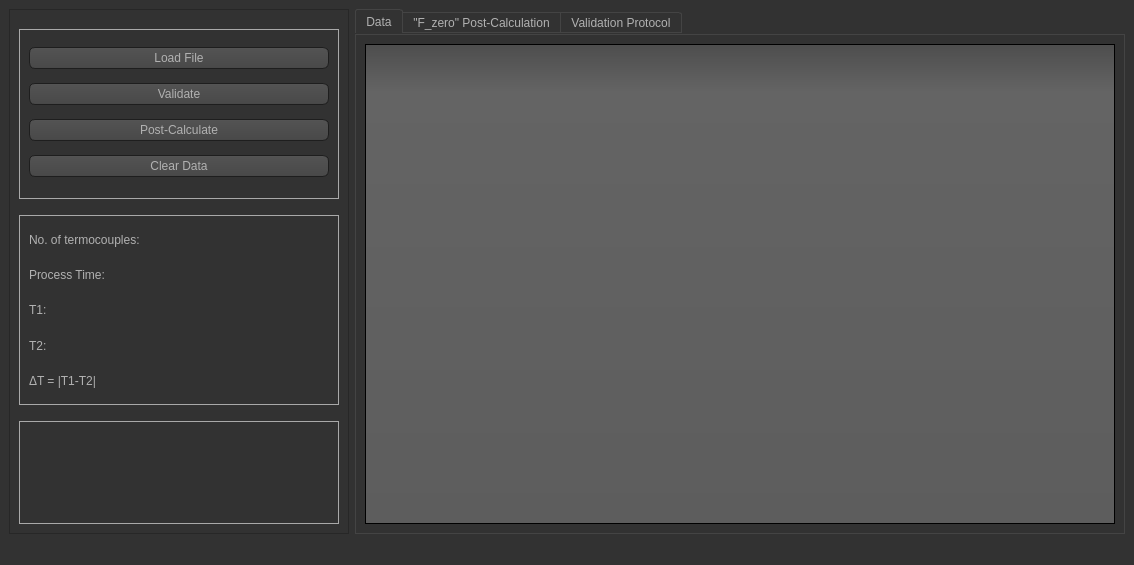
<?xml version="1.0" encoding="UTF-8"?>
<ui version="4.0">
 <class>MainWindow</class>
 <widget class="QMainWindow" name="MainWindow">
  <property name="geometry">
   <rect>
    <x>0</x>
    <y>0</y>
    <width>1134</width>
    <height>565</height>
   </rect>
  </property>
  <property name="windowTitle">
   <string>Minimum Viable Product (testing)</string>
  </property>
  <property name="windowIcon">
   <iconset theme="lab">
    <normaloff>laboratory.ico</normaloff>laboratory.ico</iconset>
  </property>
  <property name="styleSheet">
   <string notr="true">QToolTip
{
     border: 1px solid black;
     background-color: #ffa02f;
     padding: 1px;
     border-radius: 3px;
     opacity: 100;
}

QWidget
{
    color: #b1b1b1;
    background-color: #323232;
}

QTreeView, QListView
{
    background-color: silver;
    margin-left: 5px;
}

QWidget:item:hover
{
    background-color: QLinearGradient( x1: 0, y1: 0, x2: 0, y2: 1, stop: 0 #ffa02f, stop: 1 #ca0619);
    color: #000000;
}

QWidget:item:selected
{
    background-color: QLinearGradient( x1: 0, y1: 0, x2: 0, y2: 1, stop: 0 #ffa02f, stop: 1 #d7801a);
}

QMenuBar::item
{
    background: transparent;
}

QMenuBar::item:selected
{
    background: transparent;
    border: 1px solid #ffaa00;
}

QMenuBar::item:pressed
{
    background: #444;
    border: 1px solid #000;
    background-color: QLinearGradient(
        x1:0, y1:0,
        x2:0, y2:1,
        stop:1 #212121,
        stop:0.4 #343434/*,
        stop:0.2 #343434,
        stop:0.1 #ffaa00*/
    );
    margin-bottom:-1px;
    padding-bottom:1px;
}

QMenu
{
    border: 1px solid #000;
}

QMenu::item
{
    padding: 2px 20px 2px 20px;
}

QMenu::item:selected
{
    color: #000000;
}

QWidget:disabled
{
    color: #808080;
    background-color: #323232;
}

QAbstractItemView
{
    background-color: QLinearGradient( x1: 0, y1: 0, x2: 0, y2: 1, stop: 0 #4d4d4d, stop: 0.1 #646464, stop: 1 #5d5d5d);
}

QWidget:focus
{
    /*border: 1px solid darkgray;*/
}

QLineEdit
{
    background-color: QLinearGradient( x1: 0, y1: 0, x2: 0, y2: 1, stop: 0 #4d4d4d, stop: 0 #646464, stop: 1 #5d5d5d);
    padding: 1px;
    border-style: solid;
    border: 1px solid #1e1e1e;
    border-radius: 5;
}

QPushButton
{
    color: #b1b1b1;
    background-color: QLinearGradient( x1: 0, y1: 0, x2: 0, y2: 1, stop: 0 #565656, stop: 0.1 #525252, stop: 0.5 #4e4e4e, stop: 0.9 #4a4a4a, stop: 1 #464646);
    border-width: 1px;
    border-color: #1e1e1e;
    border-style: solid;
    border-radius: 6;
    padding: 3px;
    font-size: 12px;
    padding-left: 5px;
    padding-right: 5px;
    min-width: 40px;
}

QPushButton:pressed
{
    background-color: QLinearGradient( x1: 0, y1: 0, x2: 0, y2: 1, stop: 0 #2d2d2d, stop: 0.1 #2b2b2b, stop: 0.5 #292929, stop: 0.9 #282828, stop: 1 #252525);
}

QComboBox
{
    selection-background-color: #ffaa00;
    background-color: QLinearGradient( x1: 0, y1: 0, x2: 0, y2: 1, stop: 0 #565656, stop: 0.1 #525252, stop: 0.5 #4e4e4e, stop: 0.9 #4a4a4a, stop: 1 #464646);
    border-style: solid;
    border: 1px solid #1e1e1e;
    border-radius: 5;
}

QComboBox:hover,QPushButton:hover
{
    border: 2px solid QLinearGradient( x1: 0, y1: 0, x2: 0, y2: 1, stop: 0 #ffa02f, stop: 1 #d7801a);
}


QComboBox:on
{
    padding-top: 3px;
    padding-left: 4px;
    background-color: QLinearGradient( x1: 0, y1: 0, x2: 0, y2: 1, stop: 0 #2d2d2d, stop: 0.1 #2b2b2b, stop: 0.5 #292929, stop: 0.9 #282828, stop: 1 #252525);
    selection-background-color: #ffaa00;
}

QComboBox QAbstractItemView
{
    border: 2px solid darkgray;
    selection-background-color: QLinearGradient( x1: 0, y1: 0, x2: 0, y2: 1, stop: 0 #ffa02f, stop: 1 #d7801a);
}

QComboBox::drop-down
{
     subcontrol-origin: padding;
     subcontrol-position: top right;
     width: 15px;

     border-left-width: 0px;
     border-left-color: darkgray;
     border-left-style: solid; /* just a single line */
     border-top-right-radius: 3px; /* same radius as the QComboBox */
     border-bottom-right-radius: 3px;
 }

QComboBox::down-arrow
{
     image: url(:/dark_orange/img/down_arrow.png);
}

QGroupBox
{
    border: 1px solid darkgray;
    margin-top: 10px;
}

QGroupBox:focus
{
    border: 1px solid darkgray;
}

QTextEdit:focus
{
    border: 1px solid darkgray;
}

QScrollBar:horizontal {
     border: 1px solid #222222;
     background: QLinearGradient( x1: 0, y1: 0, x2: 0, y2: 1, stop: 0.0 #121212, stop: 0.2 #282828, stop: 1 #484848);
     height: 7px;
     margin: 0px 16px 0 16px;
}

QScrollBar::handle:horizontal
{
      background: QLinearGradient( x1: 0, y1: 0, x2: 1, y2: 0, stop: 0 #ffa02f, stop: 0.5 #d7801a, stop: 1 #ffa02f);
      min-height: 20px;
      border-radius: 2px;
}

QScrollBar::add-line:horizontal {
      border: 1px solid #1b1b19;
      border-radius: 2px;
      background: QLinearGradient( x1: 0, y1: 0, x2: 1, y2: 0, stop: 0 #ffa02f, stop: 1 #d7801a);
      width: 14px;
      subcontrol-position: right;
      subcontrol-origin: margin;
}

QScrollBar::sub-line:horizontal {
      border: 1px solid #1b1b19;
      border-radius: 2px;
      background: QLinearGradient( x1: 0, y1: 0, x2: 1, y2: 0, stop: 0 #ffa02f, stop: 1 #d7801a);
      width: 14px;
     subcontrol-position: left;
     subcontrol-origin: margin;
}

QScrollBar::right-arrow:horizontal, QScrollBar::left-arrow:horizontal
{
      border: 1px solid black;
      width: 1px;
      height: 1px;
      background: white;
}

QScrollBar::add-page:horizontal, QScrollBar::sub-page:horizontal
{
      background: none;
}

QScrollBar:vertical
{
      background: QLinearGradient( x1: 0, y1: 0, x2: 1, y2: 0, stop: 0.0 #121212, stop: 0.2 #282828, stop: 1 #484848);
      width: 7px;
      margin: 16px 0 16px 0;
      border: 1px solid #222222;
}

QScrollBar::handle:vertical
{
      background: QLinearGradient( x1: 0, y1: 0, x2: 0, y2: 1, stop: 0 #ffa02f, stop: 0.5 #d7801a, stop: 1 #ffa02f);
      min-height: 20px;
      border-radius: 2px;
}

QScrollBar::add-line:vertical
{
      border: 1px solid #1b1b19;
      border-radius: 2px;
      background: QLinearGradient( x1: 0, y1: 0, x2: 0, y2: 1, stop: 0 #ffa02f, stop: 1 #d7801a);
      height: 14px;
      subcontrol-position: bottom;
      subcontrol-origin: margin;
}

QScrollBar::sub-line:vertical
{
      border: 1px solid #1b1b19;
      border-radius: 2px;
      background: QLinearGradient( x1: 0, y1: 0, x2: 0, y2: 1, stop: 0 #d7801a, stop: 1 #ffa02f);
      height: 14px;
      subcontrol-position: top;
      subcontrol-origin: margin;
}

QScrollBar::up-arrow:vertical, QScrollBar::down-arrow:vertical
{
      border: 1px solid black;
      width: 1px;
      height: 1px;
      background: white;
}


QScrollBar::add-page:vertical, QScrollBar::sub-page:vertical
{
      background: none;
}

QTextEdit
{
    background-color: #242424;
}

QPlainTextEdit
{
    background-color: #242424;
}

QHeaderView::section
{
    background-color: QLinearGradient(x1:0, y1:0, x2:0, y2:1, stop:0 #616161, stop: 0.5 #505050, stop: 0.6 #434343, stop:1 #656565);
    color: white;
    padding-left: 4px;
    border: 1px solid #6c6c6c;
}

QCheckBox:disabled
{
color: #414141;
}

QDockWidget::title
{
    text-align: center;
    spacing: 3px; /* spacing between items in the tool bar */
    background-color: QLinearGradient(x1:0, y1:0, x2:0, y2:1, stop:0 #323232, stop: 0.5 #242424, stop:1 #323232);
}

QDockWidget::close-button, QDockWidget::float-button
{
    text-align: center;
    spacing: 1px; /* spacing between items in the tool bar */
    background-color: QLinearGradient(x1:0, y1:0, x2:0, y2:1, stop:0 #323232, stop: 0.5 #242424, stop:1 #323232);
}

QDockWidget::close-button:hover, QDockWidget::float-button:hover
{
    background: #242424;
}

QDockWidget::close-button:pressed, QDockWidget::float-button:pressed
{
    padding: 1px -1px -1px 1px;
}

QMainWindow::separator
{
    background-color: QLinearGradient(x1:0, y1:0, x2:0, y2:1, stop:0 #161616, stop: 0.5 #151515, stop: 0.6 #212121, stop:1 #343434);
    color: white;
    padding-left: 4px;
    border: 1px solid #4c4c4c;
    spacing: 3px; /* spacing between items in the tool bar */
}

QMainWindow::separator:hover
{

    background-color: QLinearGradient(x1:0, y1:0, x2:0, y2:1, stop:0 #d7801a, stop:0.5 #b56c17 stop:1 #ffa02f);
    color: white;
    padding-left: 4px;
    border: 1px solid #6c6c6c;
    spacing: 3px; /* spacing between items in the tool bar */
}

QToolBar::handle
{
     spacing: 3px; /* spacing between items in the tool bar */
     background: url(:/dark_orange/img/handle.png);
}

QMenu::separator
{
    height: 2px;
    background-color: QLinearGradient(x1:0, y1:0, x2:0, y2:1, stop:0 #161616, stop: 0.5 #151515, stop: 0.6 #212121, stop:1 #343434);
    color: white;
    padding-left: 4px;
    margin-left: 10px;
    margin-right: 5px;
}

QProgressBar
{
    border: 2px solid grey;
    border-radius: 5px;
    text-align: center;
}

QProgressBar::chunk
{
    background-color: #d7801a;
    width: 2.15px;
    margin: 0.5px;
}

QTabBar::tab {
    color: #b1b1b1;
    border: 1px solid #444;
    border-bottom-style: none;
    background-color: #323232;
    padding-left: 10px;
    padding-right: 10px;
    padding-top: 3px;
    padding-bottom: 2px;
    margin-right: -1px;
}

QTabWidget::pane {
    border: 1px solid #444;
    top: 1px;
}

QTabBar::tab:last
{
    margin-right: 0; /* the last selected tab has nothing to overlap with on the right */
    border-top-right-radius: 3px;
}

QTabBar::tab:first:!selected
{
 margin-left: 0px; /* the last selected tab has nothing to overlap with on the right */


    border-top-left-radius: 3px;
}

QTabBar::tab:!selected
{
    color: #b1b1b1;
    border-bottom-style: solid;
    margin-top: 3px;
    background-color: QLinearGradient(x1:0, y1:0, x2:0, y2:1, stop:1 #212121, stop:.4 #343434);
}

QTabBar::tab:selected
{
    border-top-left-radius: 3px;
    border-top-right-radius: 3px;
    margin-bottom: 0px;
}

QTabBar::tab:!selected:hover
{
    /*border-top: 2px solid #ffaa00;
    padding-bottom: 3px;*/
    border-top-left-radius: 3px;
    border-top-right-radius: 3px;
    background-color: QLinearGradient(x1:0, y1:0, x2:0, y2:1, stop:1 #212121, stop:0.4 #343434, stop:0.2 #343434, stop:0.1 #ffaa00);
}

QRadioButton::indicator:checked, QRadioButton::indicator:unchecked{
    color: #b1b1b1;
    background-color: #323232;
    border: 1px solid #b1b1b1;
    border-radius: 6px;
}

QRadioButton::indicator:checked
{
    background-color: qradialgradient(
        cx: 0.5, cy: 0.5,
        fx: 0.5, fy: 0.5,
        radius: 1.0,
        stop: 0.25 #ffaa00,
        stop: 0.3 #323232
    );
}

QCheckBox::indicator{
    color: #b1b1b1;
    background-color: #323232;
    border: 1px solid #b1b1b1;
    width: 9px;
    height: 9px;
}

QRadioButton::indicator
{
    border-radius: 6px;
}

QRadioButton::indicator:hover, QCheckBox::indicator:hover
{
    border: 1px solid #ffaa00;
}

QCheckBox::indicator:checked
{
    image:url(:/dark_orange/img/checkbox.png);
}

QCheckBox::indicator:disabled, QRadioButton::indicator:disabled
{
    border: 1px solid #444;
}


QSlider::groove:horizontal {
    border: 1px solid #3A3939;
    height: 8px;
    background: #201F1F;
    margin: 2px 0;
    border-radius: 2px;
}

QSlider::handle:horizontal {
    background: QLinearGradient( x1: 0, y1: 0, x2: 0, y2: 1,
      stop: 0.0 silver, stop: 0.2 #a8a8a8, stop: 1 #727272);
    border: 1px solid #3A3939;
    width: 14px;
    height: 14px;
    margin: -4px 0;
    border-radius: 2px;
}

QSlider::groove:vertical {
    border: 1px solid #3A3939;
    width: 8px;
    background: #201F1F;
    margin: 0 0px;
    border-radius: 2px;
}

QSlider::handle:vertical {
    background: QLinearGradient( x1: 0, y1: 0, x2: 0, y2: 1, stop: 0.0 silver,
      stop: 0.2 #a8a8a8, stop: 1 #727272);
    border: 1px solid #3A3939;
    width: 14px;
    height: 14px;
    margin: 0 -4px;
    border-radius: 2px;
}

QAbstractSpinBox {
    padding-top: 2px;
    padding-bottom: 2px;
    border: 1px solid darkgray;

    border-radius: 2px;
    min-width: 50px;
}
</string>
  </property>
  <widget class="QWidget" name="centralwidget">
   <layout class="QGridLayout" name="gridLayout_3">
    <item row="0" column="0">
     <widget class="QFrame" name="frame">
      <property name="minimumSize">
       <size>
        <width>340</width>
        <height>0</height>
       </size>
      </property>
      <property name="maximumSize">
       <size>
        <width>340</width>
        <height>16777215</height>
       </size>
      </property>
      <property name="frameShape">
       <enum>QFrame::StyledPanel</enum>
      </property>
      <property name="frameShadow">
       <enum>QFrame::Raised</enum>
      </property>
      <layout class="QVBoxLayout" name="verticalLayout">
       <item>
        <widget class="QGroupBox" name="groupBox">
         <property name="enabled">
          <bool>true</bool>
         </property>
         <property name="minimumSize">
          <size>
           <width>320</width>
           <height>180</height>
          </size>
         </property>
         <property name="maximumSize">
          <size>
           <width>320</width>
           <height>180</height>
          </size>
         </property>
         <property name="title">
          <string/>
         </property>
         <layout class="QVBoxLayout" name="verticalLayout_2">
          <item>
           <widget class="QPushButton" name="load_btn">
            <property name="styleSheet">
             <string notr="true">font: 14pt &quot;Century Gothic&quot;;</string>
            </property>
            <property name="text">
             <string>Load File</string>
            </property>
           </widget>
          </item>
          <item>
           <widget class="QPushButton" name="validation_btn">
            <property name="styleSheet">
             <string notr="true">font: 14pt &quot;Century Gothic&quot;;</string>
            </property>
            <property name="text">
             <string>Validate</string>
            </property>
           </widget>
          </item>
          <item>
           <widget class="QPushButton" name="calculate_btn">
            <property name="styleSheet">
             <string notr="true">font: 14pt &quot;Century Gothic&quot;;</string>
            </property>
            <property name="text">
             <string>Post-Calculate</string>
            </property>
           </widget>
          </item>
          <item>
           <widget class="QPushButton" name="clear_btn">
            <property name="styleSheet">
             <string notr="true">font: 14pt &quot;Century Gothic&quot;;</string>
            </property>
            <property name="text">
             <string>Clear Data</string>
            </property>
           </widget>
          </item>
         </layout>
        </widget>
       </item>
       <item>
        <widget class="QGroupBox" name="groupBox_2">
         <property name="minimumSize">
          <size>
           <width>320</width>
           <height>200</height>
          </size>
         </property>
         <property name="maximumSize">
          <size>
           <width>320</width>
           <height>200</height>
          </size>
         </property>
         <property name="title">
          <string/>
         </property>
         <layout class="QGridLayout" name="gridLayout_2">
          <item row="3" column="0">
           <widget class="QLabel" name="label_5">
            <property name="styleSheet">
             <string notr="true">font: 14pt &quot;Century Gothic&quot;;</string>
            </property>
            <property name="text">
             <string>T2:</string>
            </property>
           </widget>
          </item>
          <item row="0" column="0">
           <widget class="QLabel" name="label">
            <property name="styleSheet">
             <string notr="true">font: 14pt &quot;Century Gothic&quot;;</string>
            </property>
            <property name="text">
             <string>No. of termocouples:</string>
            </property>
           </widget>
          </item>
          <item row="2" column="1">
           <widget class="QLabel" name="start_time">
            <property name="styleSheet">
             <string notr="true">font: 14pt &quot;Century Gothic&quot;;</string>
            </property>
            <property name="text">
             <string/>
            </property>
            <property name="alignment">
             <set>Qt::AlignRight|Qt::AlignTrailing|Qt::AlignVCenter</set>
            </property>
           </widget>
          </item>
          <item row="2" column="0">
           <widget class="QLabel" name="label_3">
            <property name="styleSheet">
             <string notr="true">font: 14pt &quot;Century Gothic&quot;;</string>
            </property>
            <property name="text">
             <string>T1:</string>
            </property>
           </widget>
          </item>
          <item row="0" column="1">
           <widget class="QLabel" name="termocouple_number">
            <property name="styleSheet">
             <string notr="true">font: 14pt &quot;Century Gothic&quot;;</string>
            </property>
            <property name="text">
             <string/>
            </property>
            <property name="alignment">
             <set>Qt::AlignRight|Qt::AlignTrailing|Qt::AlignVCenter</set>
            </property>
           </widget>
          </item>
          <item row="4" column="0">
           <widget class="QLabel" name="label_7">
            <property name="styleSheet">
             <string notr="true">font: 14pt &quot;Century Gothic&quot;;</string>
            </property>
            <property name="text">
             <string>ΔT = |T1-T2|</string>
            </property>
           </widget>
          </item>
          <item row="4" column="1">
           <widget class="QLabel" name="time_delta">
            <property name="styleSheet">
             <string notr="true">font: 14pt &quot;Century Gothic&quot;;</string>
            </property>
            <property name="text">
             <string/>
            </property>
            <property name="alignment">
             <set>Qt::AlignRight|Qt::AlignTrailing|Qt::AlignVCenter</set>
            </property>
           </widget>
          </item>
          <item row="3" column="1">
           <widget class="QLabel" name="stop_time">
            <property name="styleSheet">
             <string notr="true">font: 14pt &quot;Century Gothic&quot;;</string>
            </property>
            <property name="text">
             <string/>
            </property>
            <property name="alignment">
             <set>Qt::AlignRight|Qt::AlignTrailing|Qt::AlignVCenter</set>
            </property>
           </widget>
          </item>
          <item row="1" column="0">
           <widget class="QLabel" name="label_2">
            <property name="styleSheet">
             <string notr="true">font: 14pt &quot;Century Gothic&quot;;</string>
            </property>
            <property name="text">
             <string>Process Time:</string>
            </property>
           </widget>
          </item>
          <item row="1" column="1">
           <widget class="QLabel" name="process_time">
            <property name="styleSheet">
             <string notr="true">font: 14pt &quot;Century Gothic&quot;;</string>
            </property>
            <property name="text">
             <string/>
            </property>
            <property name="alignment">
             <set>Qt::AlignRight|Qt::AlignTrailing|Qt::AlignVCenter</set>
            </property>
           </widget>
          </item>
         </layout>
        </widget>
       </item>
       <item>
        <widget class="QGroupBox" name="groupBox_3">
         <property name="minimumSize">
          <size>
           <width>320</width>
           <height>0</height>
          </size>
         </property>
         <property name="maximumSize">
          <size>
           <width>320</width>
           <height>16777215</height>
          </size>
         </property>
         <property name="title">
          <string/>
         </property>
         <layout class="QVBoxLayout" name="verticalLayout_3">
          <item>
           <widget class="QLabel" name="validation_label">
            <property name="text">
             <string/>
            </property>
            <property name="alignment">
             <set>Qt::AlignCenter</set>
            </property>
           </widget>
          </item>
         </layout>
        </widget>
       </item>
      </layout>
     </widget>
    </item>
    <item row="0" column="1">
     <widget class="QTabWidget" name="tabWidget">
      <property name="minimumSize">
       <size>
        <width>770</width>
        <height>0</height>
       </size>
      </property>
      <property name="styleSheet">
       <string notr="true">font: 14pt &quot;Century Gothic&quot;;</string>
      </property>
      <property name="currentIndex">
       <number>0</number>
      </property>
      <widget class="QWidget" name="tab">
       <attribute name="title">
        <string>Data</string>
       </attribute>
       <layout class="QVBoxLayout" name="verticalLayout_4">
        <item>
         <widget class="QTableView" name="table"/>
        </item>
       </layout>
      </widget>
      <widget class="QWidget" name="tab_2">
       <attribute name="title">
        <string>&quot;F_zero&quot; Post-Calculation</string>
       </attribute>
       <layout class="QVBoxLayout" name="verticalLayout_5">
        <item>
         <widget class="PlotWidget" name="graphics_view"/>
        </item>
        <item>
         <widget class="QGroupBox" name="groupBox_5">
          <property name="title">
           <string/>
          </property>
          <layout class="QVBoxLayout" name="verticalLayout_6">
           <item>
            <widget class="QLabel" name="T_total">
             <property name="text">
              <string/>
             </property>
             <property name="alignment">
              <set>Qt::AlignCenter</set>
             </property>
            </widget>
           </item>
          </layout>
         </widget>
        </item>
       </layout>
      </widget>
      <widget class="QWidget" name="tab_3">
       <attribute name="title">
        <string>Validation Protocol</string>
       </attribute>
       <layout class="QVBoxLayout" name="verticalLayout_7">
        <item>
         <widget class="QGroupBox" name="validation_protocol_box">
          <property name="minimumSize">
           <size>
            <width>750</width>
            <height>0</height>
           </size>
          </property>
          <property name="layoutDirection">
           <enum>Qt::LeftToRight</enum>
          </property>
          <property name="autoFillBackground">
           <bool>false</bool>
          </property>
          <property name="flat">
           <bool>false</bool>
          </property>
          <property name="checkable">
           <bool>false</bool>
          </property>
          <layout class="QGridLayout" name="gridLayout_5">
           <item row="0" column="4">
            <widget class="QLabel" name="label_34">
             <property name="minimumSize">
              <size>
               <width>100</width>
               <height>90</height>
              </size>
             </property>
             <property name="maximumSize">
              <size>
               <width>100</width>
               <height>90</height>
              </size>
             </property>
             <property name="styleSheet">
              <string notr="true">font: 9pt &quot;Century Gothic&quot;;</string>
             </property>
             <property name="text">
              <string>Maximum Temperature
in Sterilisation
Hold Period
(*C) (B)</string>
             </property>
             <property name="alignment">
              <set>Qt::AlignBottom|Qt::AlignHCenter</set>
             </property>
             <property name="wordWrap">
              <bool>true</bool>
             </property>
            </widget>
           </item>
           <item row="0" column="2">
            <widget class="QLabel" name="label_32">
             <property name="minimumSize">
              <size>
               <width>100</width>
               <height>90</height>
              </size>
             </property>
             <property name="maximumSize">
              <size>
               <width>100</width>
               <height>90</height>
              </size>
             </property>
             <property name="styleSheet">
              <string notr="true">font: 9pt &quot;Century Gothic&quot;;</string>
             </property>
             <property name="text">
              <string>Time at Sterilisation Temperature
(mins:secs)</string>
             </property>
             <property name="alignment">
              <set>Qt::AlignBottom|Qt::AlignHCenter</set>
             </property>
             <property name="wordWrap">
              <bool>true</bool>
             </property>
            </widget>
           </item>
           <item row="0" column="6">
            <widget class="QLabel" name="label_36">
             <property name="minimumSize">
              <size>
               <width>100</width>
               <height>90</height>
              </size>
             </property>
             <property name="maximumSize">
              <size>
               <width>100</width>
               <height>90</height>
              </size>
             </property>
             <property name="styleSheet">
              <string notr="true">font: 9pt &quot;Century Gothic&quot;;</string>
             </property>
             <property name="text">
              <string>F0 Value from Summary Report
(mins)</string>
             </property>
             <property name="alignment">
              <set>Qt::AlignBottom|Qt::AlignHCenter</set>
             </property>
             <property name="wordWrap">
              <bool>true</bool>
             </property>
            </widget>
           </item>
           <item row="0" column="3">
            <widget class="QLabel" name="label_33">
             <property name="minimumSize">
              <size>
               <width>100</width>
               <height>90</height>
              </size>
             </property>
             <property name="maximumSize">
              <size>
               <width>100</width>
               <height>90</height>
              </size>
             </property>
             <property name="styleSheet">
              <string notr="true">font: 9pt &quot;Century Gothic&quot;;</string>
             </property>
             <property name="text">
              <string>Minimum Temperature in Sterilisation Hold Period
(*C) (A)</string>
             </property>
             <property name="alignment">
              <set>Qt::AlignBottom|Qt::AlignHCenter</set>
             </property>
             <property name="wordWrap">
              <bool>true</bool>
             </property>
            </widget>
           </item>
           <item row="0" column="1">
            <widget class="QLabel" name="label_30">
             <property name="minimumSize">
              <size>
               <width>100</width>
               <height>90</height>
              </size>
             </property>
             <property name="maximumSize">
              <size>
               <width>100</width>
               <height>90</height>
              </size>
             </property>
             <property name="styleSheet">
              <string notr="true">font: 9pt &quot;Century Gothic&quot;;</string>
             </property>
             <property name="text">
              <string>Time from Start to Reach Sterilisation Temperature
(mins:secs)</string>
             </property>
             <property name="scaledContents">
              <bool>false</bool>
             </property>
             <property name="alignment">
              <set>Qt::AlignBottom|Qt::AlignHCenter</set>
             </property>
             <property name="wordWrap">
              <bool>true</bool>
             </property>
            </widget>
           </item>
           <item row="0" column="7">
            <widget class="QLabel" name="label_37">
             <property name="minimumSize">
              <size>
               <width>100</width>
               <height>90</height>
              </size>
             </property>
             <property name="maximumSize">
              <size>
               <width>100</width>
               <height>90</height>
              </size>
             </property>
             <property name="styleSheet">
              <string notr="true">font: 9pt &quot;Century Gothic&quot;;</string>
             </property>
             <property name="text">
              <string>F0 Value rounded
(mins)</string>
             </property>
             <property name="alignment">
              <set>Qt::AlignBottom|Qt::AlignHCenter</set>
             </property>
             <property name="wordWrap">
              <bool>true</bool>
             </property>
            </widget>
           </item>
           <item row="0" column="5">
            <widget class="QLabel" name="label_35">
             <property name="minimumSize">
              <size>
               <width>100</width>
               <height>90</height>
              </size>
             </property>
             <property name="maximumSize">
              <size>
               <width>100</width>
               <height>90</height>
              </size>
             </property>
             <property name="styleSheet">
              <string notr="true">font: 9pt &quot;Century Gothic&quot;;</string>
             </property>
             <property name="text">
              <string>Termocouple Temperature Fluctuation
(*C) (B-A)</string>
             </property>
             <property name="alignment">
              <set>Qt::AlignBottom|Qt::AlignHCenter</set>
             </property>
             <property name="wordWrap">
              <bool>true</bool>
             </property>
            </widget>
           </item>
           <item row="0" column="0">
            <widget class="QLabel" name="label_31">
             <property name="maximumSize">
              <size>
               <width>25</width>
               <height>90</height>
              </size>
             </property>
             <property name="styleSheet">
              <string notr="true">font: 9pt &quot;Century Gothic&quot;;</string>
             </property>
             <property name="text">
              <string>LC#</string>
             </property>
             <property name="alignment">
              <set>Qt::AlignBottom|Qt::AlignLeading|Qt::AlignLeft</set>
             </property>
            </widget>
           </item>
          </layout>
         </widget>
        </item>
       </layout>
      </widget>
     </widget>
    </item>
   </layout>
  </widget>
  <widget class="QMenuBar" name="menubar">
   <property name="geometry">
    <rect>
     <x>0</x>
     <y>0</y>
     <width>1134</width>
     <height>21</height>
    </rect>
   </property>
  </widget>
  <widget class="QStatusBar" name="statusbar"/>
 </widget>
 <customwidgets>
  <customwidget>
   <class>PlotWidget</class>
   <extends>QGraphicsView</extends>
   <header>pyqtgraph</header>
  </customwidget>
 </customwidgets>
 <resources/>
 <connections/>
</ui>
